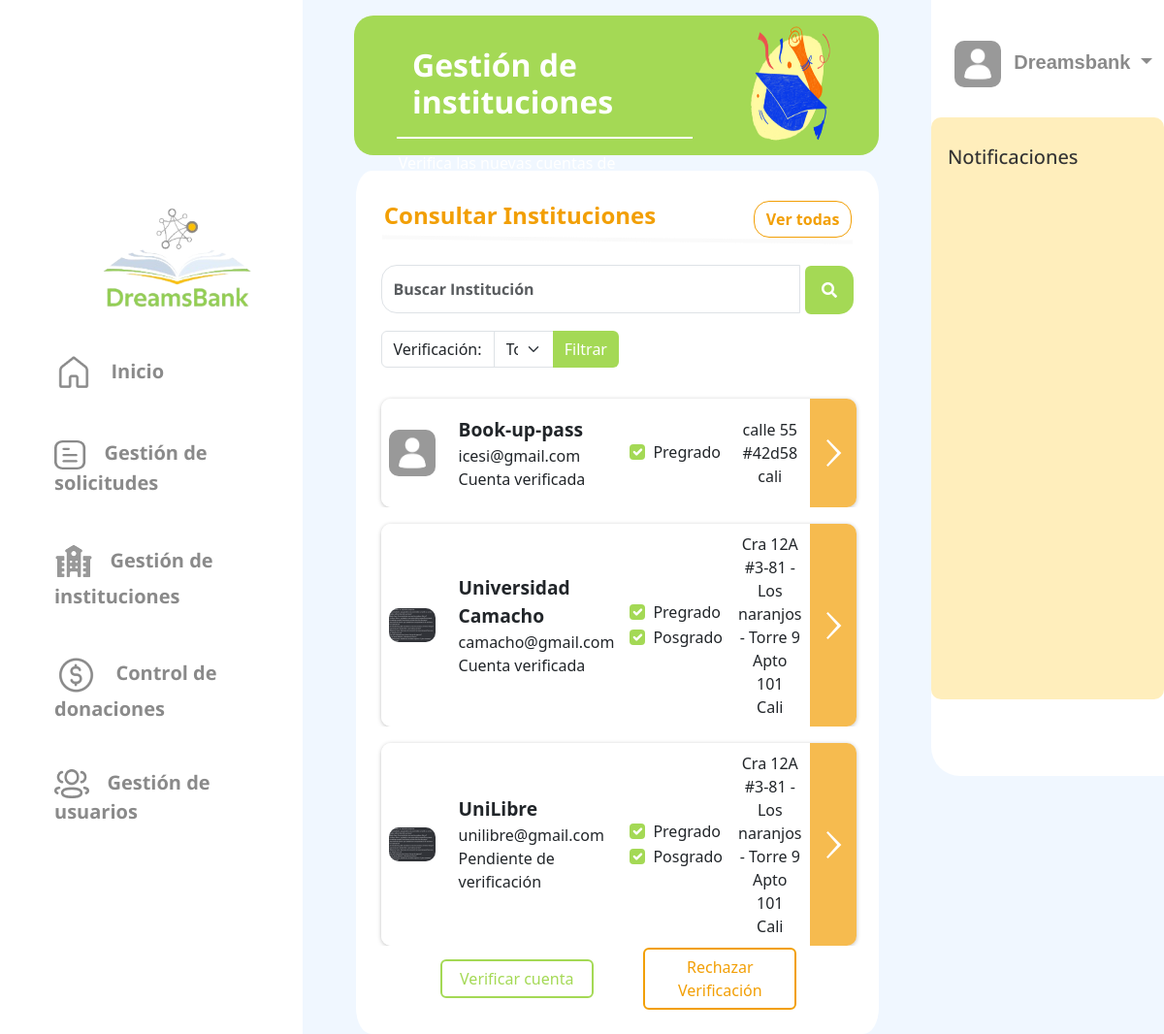
The app's page /scholarships/lookInstitutios/ (signed in), older data.
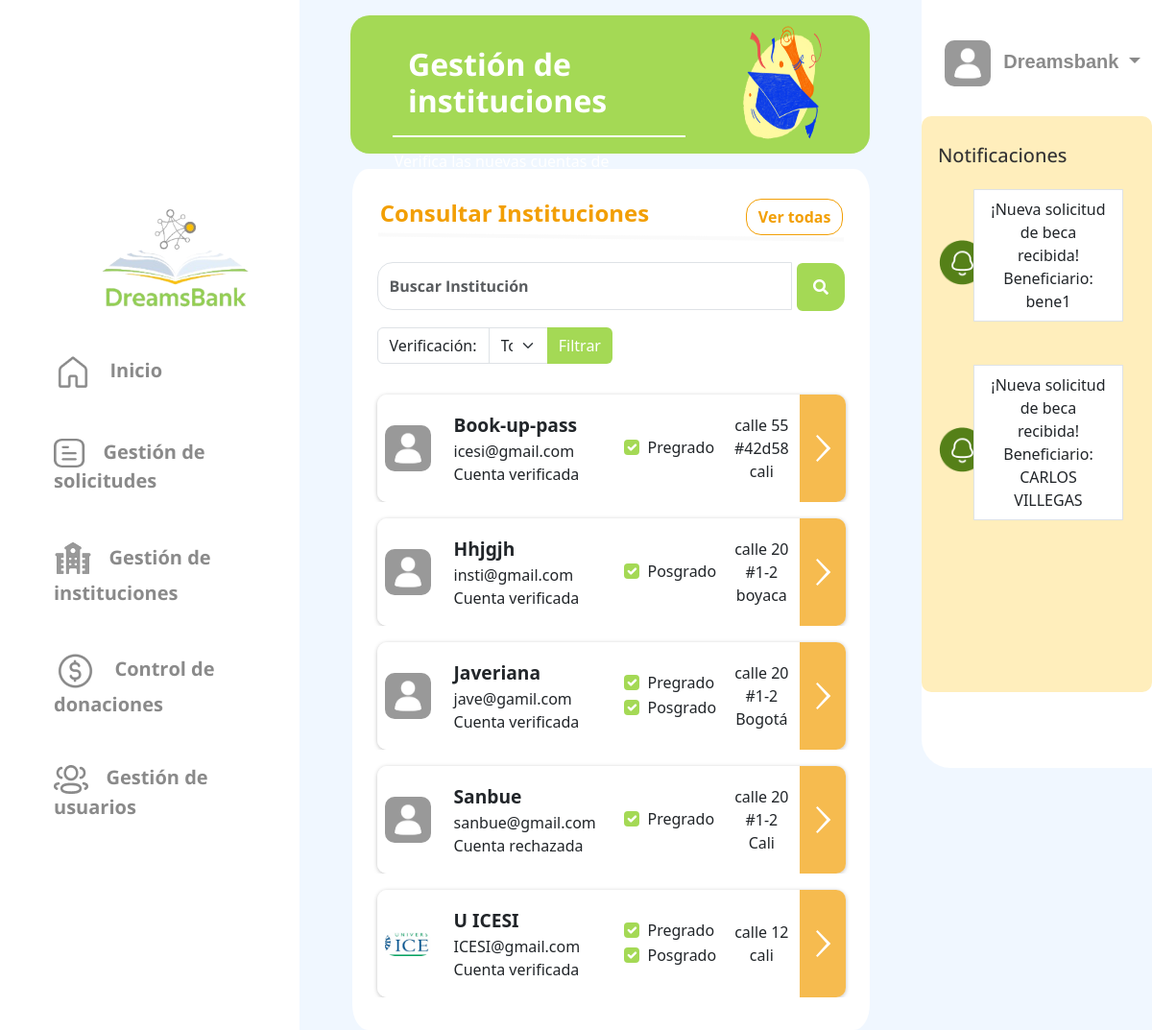
The same page, newer data.
### users/models.py (models this page shows, shortened)
class User(AbstractBaseUser, PermissionsMixin):
    username=None
    BENEFICIARY=1
    NATURALDONOR=2
    LEGALDONOR=3
    INSTITUTION=4
    ADMIN=5
    ROLE_CHOICE=(
          (BENEFICIARY, 'Beneficiario'),
          (NATURALDONOR,'Donante natural'),
          (LEGALDONOR,'Donante juridico'),
          (INSTITUTION,'Institución'),
          (ADMIN,'Admin'),
    )
    TI=1
    CC=2
    CE=3
    NIT=4
    IDTYPE_CHOICE= ((TI,'Tarjeta de Identidad'),
                (CC,'Cédula de Ciudadanía'),
                ( CE,'Cédula extranjera'),
                (NIT,'NIT'))
    email = models.EmailField(_("email address"), unique=True)
    name=models.CharField(max_length=100,null=False)
    profilePicture= models.ImageField(upload_to="users",null=True, blank=True)
    idType = models.PositiveSmallIntegerField(choices=IDTYPE_CHOICE,null=False)
    numID = models.CharField(max_length=10,null=False)
    role=models.PositiveSmallIntegerField(choices=ROLE_CHOICE,null=False)
    date_joined = models.DateTimeField(auto_now_add=True)
    last_login= models.DateTimeField(auto_now_add=True)
    created_date = models.DateTimeField(auto_now_add=True)
    modified_date = models.DateTimeField(auto_now_add=True)
    contact = models.CharField(max_length=15)
    notifications = models.ManyToManyField(Notification)
    is_staff = models.BooleanField(default=False)
    is_active = models.BooleanField(default=True)
    is_admin = models.BooleanField(default=False)
    is_superadmin = models.BooleanField(default=False)
    is_superuser = models.BooleanField(default=False)
    date_joined = models.DateTimeField(default=timezone.now)
    USERNAME_FIELD = "email"
    REQUIRED_FIELDS = ['name', 'idType', 'numID', 'role']
    objects = UserManager()

class Institution(User):
    description = models.TextField(max_length=255)
    TYPE_CHOICES = (
        ('Tecnica', 'Tecnica'),
        ('Tecnologica', 'Tecnologica'),
        ('Pregrado', 'Pregrado'),
        ('Posgrado','Posgrado')
    )
    type_institution = models.CharField(
        max_length=255,
        blank = False,
    )
    address = models.CharField(max_length=100)
    city = models.CharField(max_length=70)
    money_donation = models.IntegerField(default=0)
    optionsstate= (('A','Aprobada'),
                     ('P','Pendiente'),
                     ('R','Rechazada'))
    verificationState = models.CharField(max_length=30,choices=optionsstate,null=False, default='P')

class User(AbstractBaseUser, PermissionsMixin):
    username=None
    BENEFICIARY=1
    NATURALDONOR=2
    LEGALDONOR=3
    INSTITUTION=4
    ADMIN=5
    ROLE_CHOICE=(
          (BENEFICIARY, 'Beneficiario'),
          (NATURALDONOR,'Donante natural'),
          (LEGALDONOR,'Donante juridico'),
          (INSTITUTION,'Institución'),
          (ADMIN,'Admin'),
    )
    TI=1
    CC=2
    CE=3
    NIT=4
    IDTYPE_CHOICE= ((TI,'Tarjeta de Identidad'),
                (CC,'Cédula de Ciudadanía'),
                ( CE,'Cédula extranjera'),
                (NIT,'NIT'))
    email = models.EmailField(_("email address"), unique=True)
    name=models.CharField(max_length=100,null=False)
    profilePicture= models.ImageField(upload_to="users",null=True, blank=True)
    idType = models.PositiveSmallIntegerField(choices=IDTYPE_CHOICE,null=False)
    numID = models.CharField(max_length=10,null=False)
    role=models.PositiveSmallIntegerField(choices=ROLE_CHOICE,null=False)
    date_joined = models.DateTimeField(auto_now_add=True)
    last_login= models.DateTimeField(auto_now_add=True)
    created_date = models.DateTimeField(auto_now_add=True)
    modified_date = models.DateTimeField(auto_now_add=True)
    contact = models.CharField(max_length=15)
    notifications = models.ManyToManyField(Notification)
    is_staff = models.BooleanField(default=False)
    is_active = models.BooleanField(default=True)
    is_admin = models.BooleanField(default=False)
    is_superadmin = models.BooleanField(default=False)
    is_superuser = models.BooleanField(default=False)
    date_joined = models.DateTimeField(default=timezone.now)
    USERNAME_FIELD = "email"
    REQUIRED_FIELDS = ['name', 'idType', 'numID', 'role']
    objects = UserManager()

class Notification(models.Model):
    content = models.CharField(max_length=255)
    is_read = models.BooleanField(default=False)
    timestamp = models.DateTimeField(auto_now_add=True)

### scholarships/views.py (the view)
# urls.py: path("lookInstitutios/", views.LookInstitutions.as_view(), name='look_institutions'),
class LookInstitutions(ListView):
    def get(self, request):
        state_filter = request.GET.get('verificationState', '')
        institutions = Institution.objects.all()
        cities = []
        verificationStates = []
        verificationStates.append('A')
        verificationStates.append('R')
        verificationStates.append('P')
        types = []
        types.append('Tecnica')
        types.append('Tecnologica')
        types.append('Pregrado')
        types.append('Posgrado')
        for i in institutions:
            city = i.city
            if city not in cities:
                cities.append(city)
        if state_filter:
            institutions = institutions.filter(verificationState__startswith=state_filter)
        user = User.objects.get(id=request.user.id)
        notifications = user.notifications.all()
        for notification in notifications:
            if 'institución' in notification.content:
                notification.is_read = True
                notification.save()
        data = {'institutions':institutions,'cities':cities,'types':types, 'verificationStates':verificationStates, 'state_filter': state_filter}
        return render(request, 'lookinstitution.html',data)

### scholarships/templates/lookinstitution.html (shortened to what the changed rows need)
{% extends 'base.html' %} {% load static %}
  {% block content %}
  <link href="https://cdn.jsdelivr.net/npm/bootstrap@5.3.0-alpha3/dist/css/bootstrap.min.css" rel="stylesheet"
 />
  <link rel="stylesheet" href="https://cdnjs.cloudflare.com/ajax/libs/font-awesome/5.15.3/css/all.min.css">
  <link href="{% static '/lookbeneficiaries.css' %}" rel="stylesheet" />
  <link href="{% static '/historyapplications.css' %}" rel="stylesheet"/>
  <link href="{% static '/newscholarship.css' %}" rel="stylesheet"/>
  <link href="{% static '_base_menu.css' %}" rel="stylesheet" />
</head>
<body>
{% if user.role == 5 %}
  <div class="row mb-3 flex-sm-row" id="contTitulo">
    <div class="col-md-8">
      <br />
      <h1 id="titulo" class="mt-2" style="color: white">Gestión de instituciones</h1>
    </div>
  </div>
  {% endif %}
  <div class="container-fluid">
    <div class="row " style="background-color: white; margin-top:1rem; border-radius: 3%; margin-left: 0.2%;">
      <div class="table-responsive" style="width: 95%; margin-left: 2.5%;" >
        <table class="table" style="border: transparent;">
          <thead>
            <tr>
              <th></th>
              <th></th>
              <th></th>
              <th></th>
              <th style="width: 2rem"></th>
            </tr>
          </thead>
          <tbody>
            {% if institutions %}
            {% for x in institutions %}
            <tr class="mt-4 align-middle" style="height: 7rem; box-shadow:0px 1px 4px rgba(0, 0, 0, 0.25); border-radius: 10px;" >
              <td class="align-middle" style="border-top-left-radius: 10px; border-bottom-left-radius: 10px;">
                {% if x.profilePicture != "" %}
                <img src="/media/{{ x.profilePicture }}" class="img-fluid" alt="noimage"
                  style="max-width: 3rem; max-height: 3rem; border-radius: 10px; margin-right: 0.5rem;">
                {% else %}
                <img src="/media/users/profile_default.png" class="img-fluid" alt="noimage"
                  style="max-width: 3rem; max-height: 3rem; border-radius: 10px; margin-right: 0.5rem;">
                {% endif %}
              </td>
              {% if  user.role == 5 %}
              <td>
                <div class="row">
                  <div class="col-12" style="font-weight: bolder; font-size: larger;">{{ x.name|capfirst }}
                  </div>
                  <div class="col-12">{{ x.email }}</div>
                  <div class="col-12"> {% if x.verificationState == 'P' %} Pendiente de verificación {% elif x.verificationState == 'A' %}  Cuenta verificada {% elif x.verificationState == 'R' %}  Cuenta rechazada {% endif %}</div>
                </div>
              </td>
              {% endif %}
              <td>
                <div class="row">
                    <div class="col-12">
                        {% for choice in x.TYPE_CHOICES %}
                        {% if choice.0 in x.type_institution %}
                        <div class="form-check">
                          <input class="form-check-input" type="checkbox" name="type_institution_checkbox" value="{{ choice.0 }}"
                            {% if choice.0 in x.type_institution %} checked {% endif %}>
                          <label class="form-check-label">
                            {{ choice.1 }}
                          </label>
                        </div>
                      {% endif %}
                        {% endfor %}
                    </div>
                  </div>
              </td>
              {% if  user.role == 5 %}
              <td>
                <div class="row my-auto">
                  <div class="col-12 text-center">{{ x.address }}</div>
                  <div class="col-12 text-center"> {{ x.city }}</div>
                </div>
              </td>
              {% endif %}
              <td
                style="background-color: rgba(242, 159, 5, 0.7); border-top-right-radius: 10px; border-bottom-right-radius: 10px;"
                class="align-middle">
                <div class="d-flex align-items-center justify-content-center">
                  <button type="submit" class="btn btn-link p-0" style=" border: none;" name="viewBeneficiaryDetails"
                    data-scholarship-id="{{ x.id_user.name }}">
                    <a href="{% url 'scholarships:showdetailsinstitucion' id=x.id %}">
                    <img src="/media/images/Forward.png" class="img-fluid" alt="noimage"
                      style="max-width: 3rem; max-height: 3rem;">
                    </a>
                  </button>
                </div>
              </td>
            </tr>
            <tr style="margin-top: -1rem;">
              <td colspan="5" style="text-align: center;">
                {% if user.role == 5 and x.verificationState == 'P' %}
                <div class="col-12">
                  <a href="{% url 'users:verify_institution' pk=x.pk %}" class="btn custom btn col-md-4" id="verificarBTN">Verificar cuenta</a>
                  <a href="{% url 'users:reject_verification' pk=x.pk %}" class="btn custom btn col-md-4" id="rechazarBTN">Rechazar Verificación</a>
                </div>
                {% endif %}
              </td>
          </tr>
            {% endfor %}
            {% endif %}
          </tbody>
        </table>
      </div>
    </div>
  </div>
  {% endblock %}

### scholarships/templates/base.html (shortened to what the changed rows need)
{% load static %}
<!DOCTYPE html>
<html lang="en">
<head>
  <link href="{% static '_base_menu.css' %}" rel="stylesheet" />
  <link href="https://cdn.jsdelivr.net/npm/bootstrap@5.3.0-alpha3/dist/css/bootstrap.min.css" rel="stylesheet"
 />
</head>
<body>
  <div class="container-fluid" id="containerinit">
    <div class="row  justify-content-between">
      <div class="col-12 col-md-6 col" id="ok">
        <div class="container mt-3" id="x2">
          {% block content %}{% endblock %}
        </div>
      </div>
      <div class="col-md-3" id="rightbar">
        <div class="row d-flex flex-column" id="notif">
          <ul class="list-group">
            {% for notification in user.notifications.all %}
              {% if not notification.is_read %}
                {% if user.role == user.BENEFICIARY and 'donación' in  notification.content %}
                  <a class="btn d-flex my-2 notifies" style="border-radius: 1rem;" href="{% url 'scholarships:look_donors' %}">
                {% elif user.role == user.ADMIN and 'institución' in notification.content  %}
                  <a class="btn d-flex my-2 notifies" style="border-radius: 1rem;" href="{% url 'scholarships:look_institutions' %}">
                {% elif user.role == user.ADMIN and 'solicitud' in notification.content  %}
                  <a class="btn d-flex my-2 notifies" style="border-radius: 1rem;" href="{% url 'scholarships:scholarships' %}">
                {% endif %}
                  <div class="row align-items-center">
                    <div class="col-2">
                      <img src="/media/images/Notification_Icon.png" class="img-fluid" alt="noimage" style="max-width: 3rem; max-height: 3rem; border-radius: 10px; margin-right: 0.5rem;">
                    </div>
                    <div class="col-10">
                      <li class="list-group-item font-weight-bold">{{ notification.content }}</li>
                    </div>
                  </div>
                </a>
              {% endif %}
            {% endfor %}
          </ul>
        </div>
        </div>
      </div>
    </div>
</body>
</html>

Row changes from the older to the newer data that the page shows:
changed Institution: profilePicture: picture removed, a placeholder shows; name "Universidad Camacho" → "Hhjgjh"; email "camacho@gmail.com" → "insti@gmail.com"; address "Cra 12A #3-81 - Los naranjos - Torre 9 Apto 101" → "calle 20 #1-2"; city "Cali" → "boyaca"; type_institution "['Pregrado', 'Posgrado']" → "['Posgrado']" (drawn)
added Institution: profilePicture (placeholder picture), name "Javeriana", email "jave@gamil.com", verificationState "Cuenta verificada", type_institution "☑" "☑", choice "Pregrado" "Posgrado", address "calle 20 #1-2", city "Bogotá"
changed Institution "Cali": profilePicture: picture removed, a placeholder shows; name "UniLibre" → "Sanbue"; email "unilibre@gmail.com" → "sanbue@gmail.com"; address "Cra 12A #3-81 - Los naranjos - Torre 9 Apto 101" → "calle 20 #1-2"; type_institution "['Pregrado', 'Posgrado']" → "['Pregrado']" (drawn); verificationState "Pendiente de verificación Verificar cuenta Rechazar Verificación" → "Cuenta rechazada"
added Institution: profilePicture (picture), name "U ICESI", email "ICESI@gmail.com", verificationState "Cuenta verificada", type_institution "☑" "☑", choice "Pregrado" "Posgrado", address "calle 12", city "cali"
now on this page (row edited): Notification: is_read False (drawn), content "¡Nueva solicitud de beca recibida! Beneficiario: bene1"
added Notification: is_read False (drawn), content "¡Nueva solicitud de beca recibida! Beneficiario: CARLOS VILLEGAS"
Text that changed along with them:
list line gone: "☑ Pregrado"
list line gone: "☑ Posgrado"
